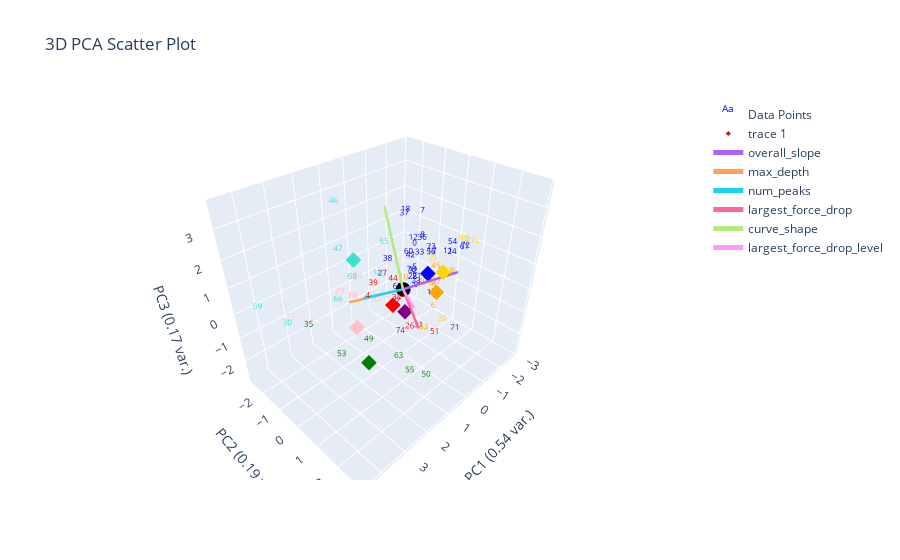

Notebook source saved alongside this figure:
### Markdown cell above
# Marion's Centroid Clustering

### Code cell
def find_marions_labels_means(marions_labeled_data: pd.DataFrame) -> pd.DataFrame:
    # remove non-important cols
    marions_labeled_data = marions_labeled_data.copy()
    numerical_data = plotting.extract_numerical_features(marions_labeled_data)
    marions_labeled_data['encoded'], uniques = pd.factorize(marions_labeled_data['marions_ylabels'])
    label_centroids = []
    for label_num, label_name in enumerate(uniques):
        label_features = numerical_data[marions_labeled_data['encoded'] == label_num]
        label_centroid = label_features.mean(axis=0).tolist() # drop cols for mean calculation
        label_centroid.extend([label_name, label_num])

        label_centroids.append(label_centroid)
    return_cols = numerical_data.columns.tolist()
    return_cols.extend(['marions_ylabels', 'encoded'])
    return pd.DataFrame(data=label_centroids, columns=return_cols)

def euclidean_distance(x: pd.Series, y: pd.Series) -> float:
    return math.sqrt(((y - x) ** 2).sum())

def find_closest_centroid(unlabeled_data_df:pd.DataFrame, marions_centroids:pd.DataFrame) -> pd.DataFrame:
    unlabeled_data_df = unlabeled_data_df.copy()
    unlabeled_data_df = plotting.extract_numerical_features(unlabeled_data_df)
    
    psuedo_label_list = []
    psuedo_label_num_list = []
    unlabeled_data_df = unlabeled_data_df.copy()
    for i, depth_res_curve in unlabeled_data_df.iterrows():
        min_distance = float('inf')
        min_distance_label = ''
        min_distance_label_num = 0
        for j, marions_label_mean in marions_centroids.iterrows():
            curve_to_label_mean_distance = euclidean_distance(depth_res_curve, marions_label_mean)
            if curve_to_label_mean_distance < min_distance:
                min_distance = curve_to_label_mean_distance
                min_distance_label = marions_label_mean['marions_ylabels']
                min_distance_label_num = j
        psuedo_label_list.append(min_distance_label)
        psuedo_label_num_list.append(min_distance_label_num)
    unlabeled_data_df['marions_pseudo_labels'] = psuedo_label_list
    unlabeled_data_df['encoded'] = psuedo_label_num_list
    return unlabeled_data_df

marions_label_centroids = find_marions_labels_means(marions_labeled_data)
psuedo_labeled_data = find_closest_centroid(data_features_df, marions_label_centroids)

plotting.plot_pca(psuedo_labeled_data, psuedo_labeled_data['encoded'], 3, 
    graph_title='marions_psuedo_labels', kmeans_centroids=marions_label_centroids)

### Figure 1 — Plotly figure (JSON) as saved in the notebook; plotly's stock layout.template omitted (floating-point values rounded to 4 significant figures)
{"data": [{"mode": "text", "name": "Data Points", "text": ["0", "1", "2", "3", "4", "5", "6", "7", "8", "9", "10", "11", "12", "13", "14", "15", "16", "17", "18", "19", "20", "21", "22", "23", "24", "25", "26", "27", "28", "29", "30", "31", "32", "33", "34", "35", "36", "37", "38", "39", "40", "41", "42", "43", "44", "45", "46", "47", "48", "49", "50", "51", "52", "53", "54", "55", "56", "57", "58", "59", "60", "61", "62", "63", "64", "65", "66", "67", "68", "69", "70", "71", "72", "73", "74", "75", "76", "77"], "textfont": {"color": ["blue", "blue", "purple", "gold", "red", "blue", "orange", "blue", "blue", "blue", "orange", "blue", "blue", "orange", "turquoise", "orange", "gold", "blue", "blue", "pink", "gold", "blue", "blue", "blue", "blue", "gold", "red", "purple", "blue", "pink", "turquoise", "purple", "blue", "blue", "red", "green", "blue", "blue", "blue", "red", "orange", "pink", "blue", "purple", "red", "orange", "turquoise", "turquoise", "gold", "green", "green", "red", "orange", "green", "blue", "green", "blue", "pink", "orange", "turquoise", "blue", "blue", "orange", "green", "pink", "turquoise", "turquoise", "orange", "turquoise", "blue", "pink", "purple", "blue", "blue", "purple", "gold", "blue", "pink"], "size": 8}, "type": "scatter3d", "x": [-1.211, -0.7303, -0.04447, -2.657, 2.342, -1.111, -1.47, -1.548, -1.457, -0.8133, -0.777, -2.061, -1.206, -2.042, 2.096, -0.5796, -1.221, -1.652, -1.118, 0.8688, -0.3937, -0.7794, -0.2706, -0.725, -2.185, -1.009, 1.54, 0.4724, -0.4353, 1.366, 4.524, 0.9915, -1.049, -1.311, 1.973, 3.46, -1.437, -1.067, -0.421, 1.717, -1.27, 3.23, -1.046, 0.06252, 1.904, -1.696, 2.542, 1.244, -2.534, 3.032, 1.344, 1.846, -1.521, 2.953, -2.236, 1.773, -1.62, 0.2538, -0.5233, 4.51, -1.017, -2.516, -1.108, 1.947, 0.8098, 0.3725, 2.479, -1.651, 1.015, -0.4068, 1.161, 0.8425, -2.564, -1.642, 1.691, -2.834, -0.894, 3.5], "y": [-0.6066, 0.5484, -0.2792, 0.6448, 0.7974, -0.4765, 0.2212, -0.5963, -0.4645, -0.1137, -0.6903, 0.2186, -0.6637, 0.3878, 0.9585, -0.6754, 1.125, -0.1451, -0.9858, -1.65, 1.476, -0.0935, -0.1044, -0.04832, 0.3365, 0.4419, 1.734, -0.5223, 0.03528, -1.777, -0.0997, 1.59, -0.4938, -0.4383, 1.596, -0.7297, -0.4601, -0.998, -1.165, 0.3582, -0.2016, -2.64, -0.6457, 0.1104, 1.378, 0.03343, -0.2093, -1.863, 0.5314, 1.545, 2.324, 2.891, 0.04084, 0.1596, 0.2907, 2.011, -0.1653, -1.044, -0.5358, -1.741, -0.7045, 0.5912, 0.1274, 1.688, -1.404, -0.5283, -0.4269, 0.1461, -1.446, -0.6534, -1.359, 2.84, 0.6211, -0.1927, 1.501, 0.8269, -0.433, -1.656], "z": [0.6419, -0.6611, -1.123, 0.7557, 0.983, -0.2589, -1.857, 1.813, 0.938, -0.7147, -0.646, 0.3164, 0.8533, -0.4531, 1.734, -1.343, 0.2926, 0.3301, 1.869, -1.163, -1.091, -0.3128, -0.625, -0.4686, 0.2817, 0.5861, -0.09158, 0.2144, -0.1037, -0.7306, 0.7304, -0.4685, -0.4044, 0.3011, 1.145, -0.356, 0.8432, 1.738, 0.1061, 0.8876, -0.848, -0.8342, 0.2031, -0.2791, 1.656, -0.2498, 3.675, 0.9285, 0.7709, 0.2342, -1.859, 0.6122, -0.9146, -1.351, 0.6464, -1.578, 0.2943, -1.378, -0.9912, 0.3542, 0.3447, 0.454, -2.761, -1.065, -0.1825, 1.399, 0.261, -0.8787, -0.1171, -0.8575, -0.8174, 0.1004, 0.5092, 0.4894, -0.3164, 0.6678, -0.2404, -0.5693]}, {"marker": {"color": ["red", "gold", "blue", "green", "purple", "pink", "turquoise", "orange"], "size": 4, "symbol": "diamond"}, "mode": "markers", "type": "scatter3d", "x": [1.269, -1.04, -1.206, 2.426, 0.799, 1.061, 1.798, -1.651], "y": [0.7575, 0.8373, 0.05455, 0.8605, 0.838, -1.256, -0.3881, 0.1461], "z": [0.418, 0.5988, 0.1105, -1.158, -0.05219, -1.797, 1.778, -0.8787]}, {"marker": {"color": "black", "size": 5}, "mode": "markers", "name": "Origin", "showlegend": false, "type": "scatter3d", "x": [0], "y": [0], "z": [0]}, {"line": {"width": 5}, "mode": "lines+text", "name": "overall_slope", "textposition": "top center", "type": "scatter3d", "x": [0, -1.421], "y": [0, 1.174], "z": [0, 0.5808]}, {"line": {"width": 5}, "mode": "lines+text", "name": "max_depth", "textposition": "top center", "type": "scatter3d", "x": [0, 1.461], "y": [0, -1.12], "z": [0, -0.369]}, {"line": {"width": 5}, "mode": "lines+text", "name": "num_peaks", "textposition": "top center", "type": "scatter3d", "x": [0, 1.408], "y": [0, -0.4248], "z": [0, 0.1368]}, {"line": {"width": 5}, "mode": "lines+text", "name": "largest_force_drop", "textposition": "top center", "type": "scatter3d", "x": [0, 1.172], "y": [0, 1.762], "z": [0, 0.01494]}, {"line": {"width": 5}, "mode": "lines+text", "name": "curve_shape", "textposition": "top center", "type": "scatter3d", "x": [0, 0.1007], "y": [0, -0.7742], "z": [0, 2.828]}, {"line": {"width": 5}, "mode": "lines+text", "name": "largest_force_drop_level", "textposition": "top center", "type": "scatter3d", "x": [0, 1.216], "y": [0, 1.575], "z": [0, 0.7147]}], "layout": {"autosize": true, "scene": {"xaxis": {"title": {"text": "PC1 (0.54 var.)"}}, "yaxis": {"title": {"text": "PC2 (0.19 var.)"}}, "zaxis": {"title": {"text": "PC3 (0.17 var.)"}}}, "title": {"text": "3D PCA Scatter Plot"}}}
